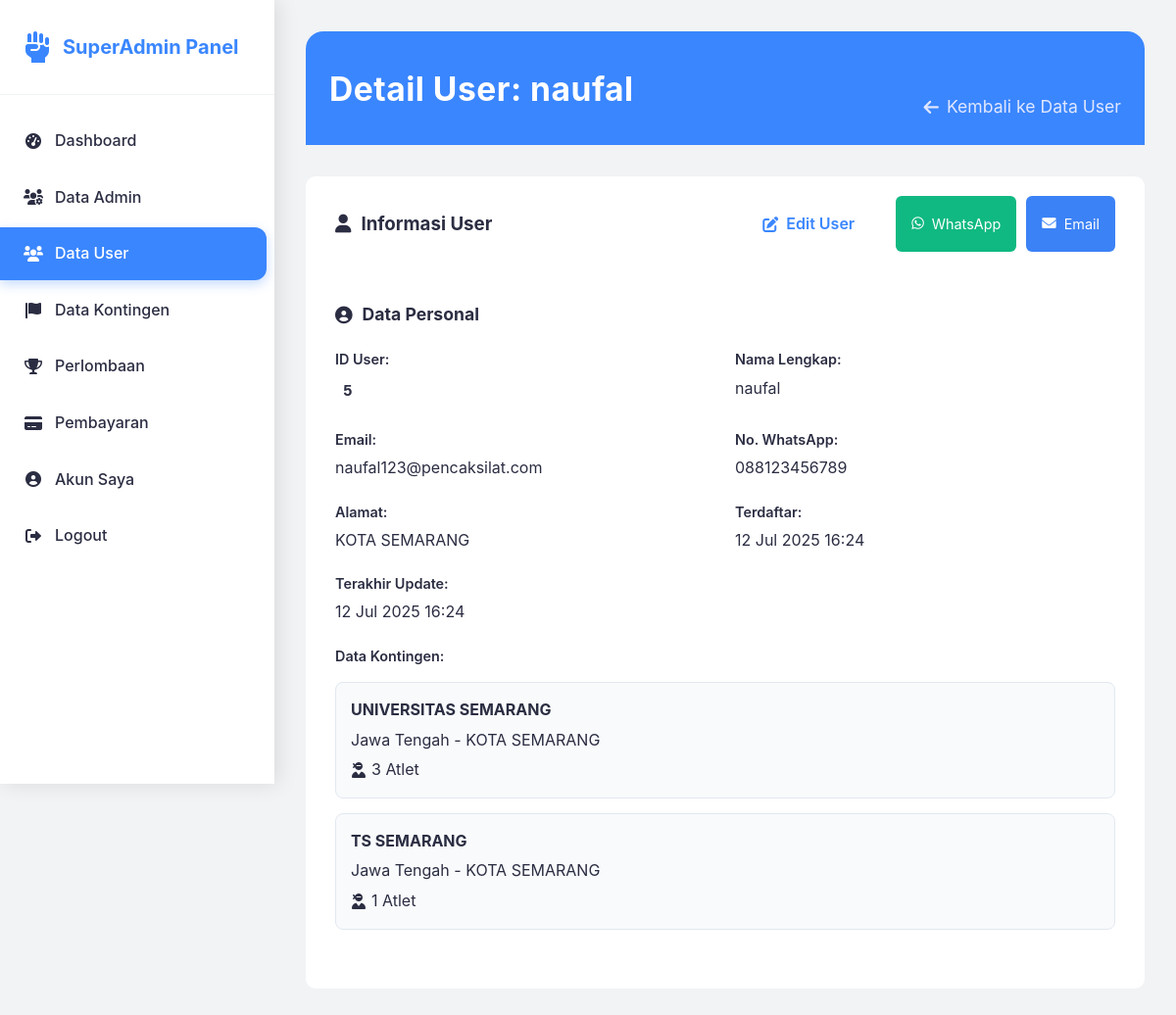
/dashboard/superadmin/data-user-detail.php?id=5 (signed in), run on an earlier commit of the app's database.
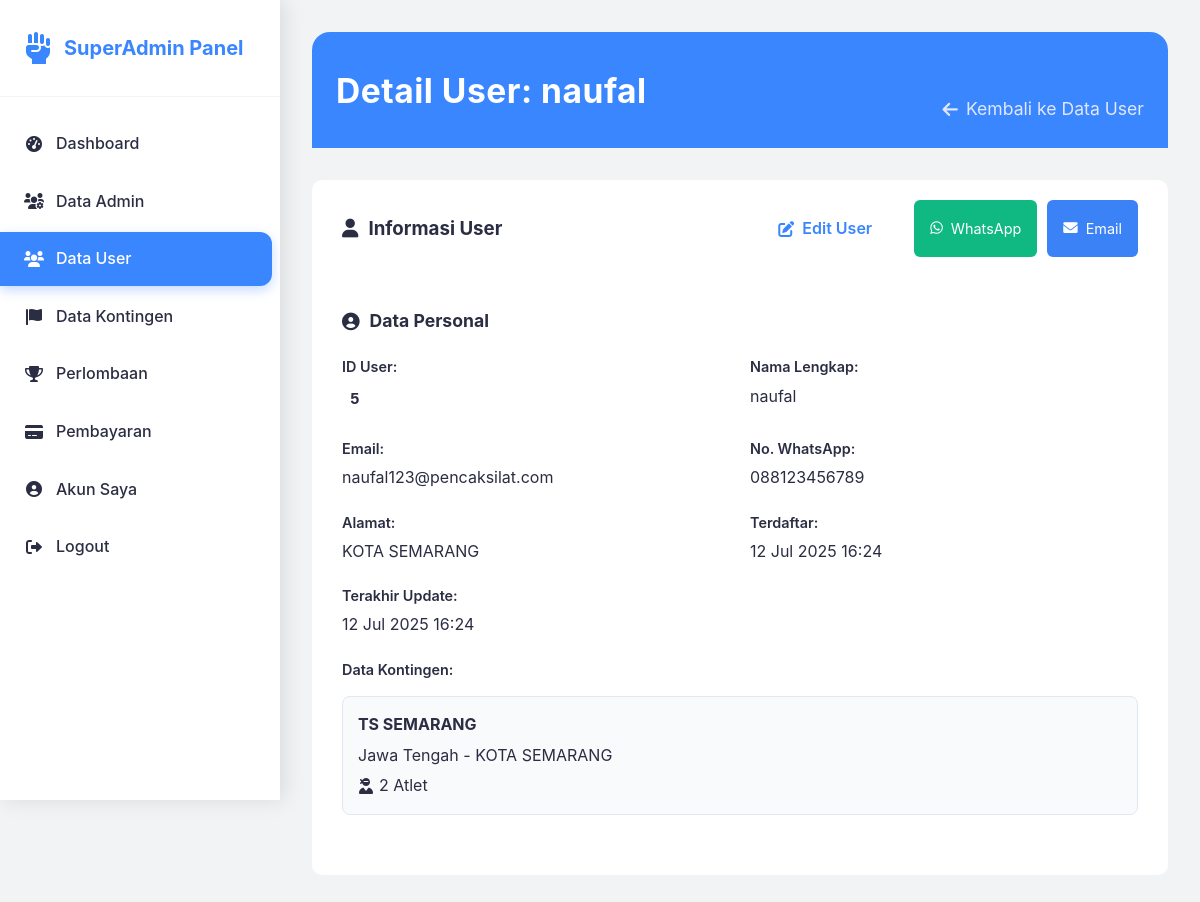
And on a later commit of the database.
### tables this page shows
CREATE TABLE `kontingen` (
  `id` int NOT NULL,
  `user_id` int DEFAULT NULL,
  `nama_kontingen` varchar(100) NOT NULL,
  `provinsi` varchar(50) NOT NULL,
  `kota` varchar(50) NOT NULL,
  `alamat` text,
  `created_at` timestamp NOT NULL DEFAULT CURRENT_TIMESTAMP,
  `updated_at` timestamp NOT NULL DEFAULT CURRENT_TIMESTAMP ON UPDATE CURRENT_TIMESTAMP
);

### dashboard/superadmin/data-user-detail.php (the view, shortened to what the changed rows need)
<?php
require_once '../../config/database.php';
$user_id = $_GET['id'] ?? 0;
$action = $_GET['action'] ?? 'view';
$stmt = $pdo->prepare("SELECT * FROM users WHERE id = ? AND role = 'user'");
$stmt->execute([$user_id]);
$user = $stmt->fetch();
$stmt = $pdo->prepare("
    SELECT k.*, COUNT(a.id) as total_athletes
    FROM kontingen k
    LEFT JOIN athletes a ON k.id = a.kontingen_id
    WHERE k.user_id = ?
    GROUP BY k.id
    ORDER BY k.created_at DESC
");
$stmt->execute([$user_id]);
$kontingen = $stmt->fetchAll();
?>
<!DOCTYPE html>
<html lang="id">
<head>
    <link rel="stylesheet" href="../../assets/css/style.css">
    <link href="https://cdnjs.cloudflare.com/ajax/libs/font-awesome/6.0.0/css/all.min.css" rel="stylesheet">
</head>
<body>
    <div class="main-content">
        <div class="page-header">
            <h1 class="page-title">
                <?php echo $action == 'edit' ? 'Edit' : 'Detail'; ?> User: <?php echo htmlspecialchars($user['nama']); ?>
            </h1>
        </div>
        <?php if ($action == 'edit'): ?>
        <div class="table-container">
            <div class="table-header">
                <h2 class="table-title">Edit Informasi User</h2>
                <div class="table-actions">
                    <a href="data-user-detail.php?id=<?php echo $user_id; ?>" class="btn-secondary">
                        <i class="fas fa-times"></i> Batal
                    </a>
                </div>
            </div>
            <form method="POST" style="padding: 30px;">
                <div class="form-grid">
                    <div class="form-group">
                        <label for="nama">Nama Lengkap</label>
                        <input type="text" id="nama" name="nama" value="<?php echo htmlspecialchars($user['nama']); ?>" required>
                    </div>
                    <div class="form-group">
                        <label for="email">Email</label>
                        <input type="email" id="email" name="email" value="<?php echo htmlspecialchars($user['email']); ?>" required>
                    </div>
                    <div class="form-group">
                        <label for="whatsapp">No. WhatsApp</label>
                        <input type="tel" id="whatsapp" name="whatsapp" value="<?php echo htmlspecialchars($user['whatsapp']); ?>" required>
                    </div>
                    <div class="form-group">
                        <label for="alamat">Alamat</label>
                        <textarea id="alamat" name="alamat" rows="3" required><?php echo htmlspecialchars($user['alamat']); ?></textarea>
                    </div>
                    <div class="form-group">
                        <label for="password">Password Baru (kosongkan jika tidak diubah)</label>
                        <input type="password" id="password" name="password" placeholder="Masukkan password baru">
                    </div>
                    <div class="form-group">
                        <label for="confirm_password">Konfirmasi Password Baru</label>
                        <input type="password" id="confirm_password" name="confirm_password" placeholder="Ulangi password baru">
                    </div>
                </div>
                <div class="form-actions">
                    <button type="submit" name="edit_user" class="btn-primary">
                        <i class="fas fa-save"></i> Simpan Perubahan
                    </button>
                    <a href="data-user-detail.php?id=<?php echo $user_id; ?>" class="btn-secondary">
                        <i class="fas fa-times"></i> Batal
                    </a>
                </div>
            </form>
</div>
<?php if (!empty($kontingen_edit)): ?>
<div class="table-container" style="margin-top: 30px;">
    <div class="table-header">
        <h2 class="table-title">Edit Data Kontingen</h2>
        <p class="table-subtitle">Edit informasi kontingen yang dimiliki user ini</p>
    </div>
    <?php foreach ($kontingen_edit as $index => $k): ?>
    <div class="kontingen-edit-card">
        <div class="kontingen-edit-header">
            <h4><i class="fas fa-flag"></i> Kontingen <?php echo $index + 1; ?>: <?php echo htmlspecialchars($k['nama_kontingen']); ?></h4>
        </div>
        <form method="POST" style="padding: 20px;">
            <input type="hidden" name="kontingen_id" value="<?php echo $k['id']; ?>">
            <div class="form-grid">
                <div class="form-group">
                    <label for="nama_kontingen_<?php echo $k['id']; ?>">Nama Kontingen</label>
                    <input type="text" id="nama_kontingen_<?php echo $k['id']; ?>" name="nama_kontingen"
                           value="<?php echo htmlspecialchars($k['nama_kontingen']); ?>" required>
                </div>
                <div class="form-group">
                    <label for="provinsi_<?php echo $k['id']; ?>">Provinsi</label>
                    <select id="provinsi_<?php echo $k['id']; ?>" name="provinsi" required>
                        <option value="">Pilih Provinsi</option>
                        <?php
                        $provinces = [
                            'Aceh', 'Sumatera Utara', 'Sumatera Barat', 'Riau', 'Kepulauan Riau',
                            'Jambi', 'Sumatera Selatan', 'Kepulauan Bangka Belitung', 'Bengkulu', 'Lampung',
                            'DKI Jakarta', 'Jawa Barat', 'Jawa Tengah', 'DI Yogyakarta', 'Jawa Timur', 'Banten',
                            'Bali', 'Nusa Tenggara Barat', 'Nusa Tenggara Timur',
                            'Kalimantan Barat', 'Kalimantan Tengah', 'Kalimantan Selatan', 'Kalimantan Timur', 'Kalimantan Utara',
                            'Sulawesi Utara', 'Sulawesi Tengah', 'Sulawesi Selatan', 'Sulawesi Tenggara', 'Gorontalo', 'Sulawesi Barat',
                            'Maluku', 'Maluku Utara', 'Papua', 'Papua Barat'
                        ];
                        foreach ($provinces as $province): ?>
                            <option value="<?php echo $province; ?>" <?php echo ($k['provinsi'] == $province) ? 'selected' : ''; ?>>
                                <?php echo $province; ?>
                            </option>
                        <?php endforeach; ?>
                    </select>
                </div>
                <div class="form-group">
                    <label for="kota_<?php echo $k['id']; ?>">Kota/Kabupaten</label>
                    <input type="text" id="kota_<?php echo $k['id']; ?>" name="kota"
                           value="<?php echo htmlspecialchars($k['kota']); ?>" required>
                </div>
            </div>
            <div class="form-actions">
                <button type="submit" name="edit_kontingen" class="btn-primary">
                    <i class="fas fa-save"></i> Simpan Kontingen
                </button>
            </div>
        </form>
    </div>
    <?php endforeach; ?>
</div>
<?php endif; ?>
        <?php else: ?>
        <div class="detail-container">
            <div class="detail-card">
                <div class="detail-content">
                    <div class="info-section">
                        <div class="info-grid">
                            <?php if (!empty($kontingen)): ?>
                                <div class="info-item kontingen-info-section">
                                    <div class="kontingen-list">
                                        <?php foreach ($kontingen as $k): ?>
                                            <div class="kontingen-item">
                                                <div class="kontingen-details">
                                                    <strong><?php echo htmlspecialchars($k['nama_kontingen']); ?></strong>
                                                    <span class="kontingen-meta">
                                                        <?php echo htmlspecialchars($k['provinsi']); ?> - <?php echo htmlspecialchars($k['kota']); ?>
                                                    </span>
                                                    <span class="kontingen-athletes">
                                                        <i class="fas fa-user-ninja"></i> <?php echo $k['total_athletes']; ?> Atlet
                                                    </span>
                                                </div>
                                            </div>
                                        <?php endforeach; ?>
                                    </div>
                                </div>
                            <?php endif; ?>
                        </div>
                    </div>
                </div>
            </div>
        </div>
        <?php endif; ?>
    </div>
</body>
</html>

What changed in the data, as far as the page shows it:
removed kontingen: nama_kontingen "UNIVERSITAS SEMARANG", provinsi "Jawa Tengah", kota "KOTA SEMARANG", total_athletes "3"
computed for kontingen "TS SEMARANG": total_athletes "1" → "2"
